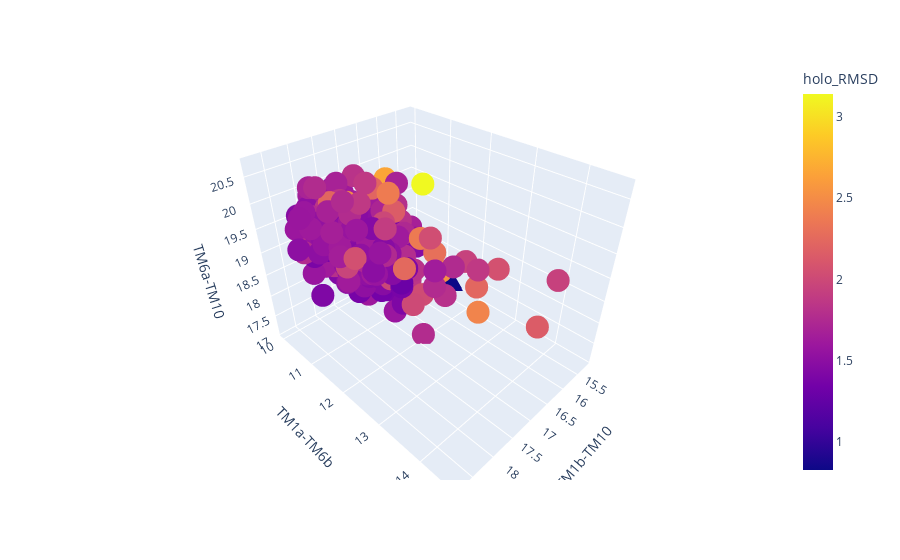

The code cell stored with this chart in its notebook:
### Code cell
import dash
import dash_core_components as dcc
import dash_html_components as html
from dash.dependencies import Input, Output
import plotly.express as px
app = dash.Dash(__name__)
fig = px.scatter_3d(ser333_disT_data1, 
        x='TM1b-TM10', y='TM1a-TM6b', z='TM6a-TM10',
        color="holo_RMSD")

fig.show()

### Figure 1 — Plotly figure (JSON) as saved in the notebook; plotly's stock layout.template omitted (floating-point values rounded to 4 significant figures; data arrays with more than 128 entries replaced by an {"elided": "..."} marker saying what was removed)
{"data": [{"hovertemplate": "TM1b-TM10=%{x}<br>TM1a-TM6b=%{y}<br>TM6a-TM10=%{z}<br>holo_RMSD=%{marker.color}<extra></extra>", "legendgroup": "", "marker": {"color": {"elided": "581 float values"}, "coloraxis": "coloraxis", "symbol": "circle"}, "mode": "markers", "name": "", "scene": "scene", "showlegend": false, "type": "scatter3d", "x": {"elided": "581 float values"}, "y": {"elided": "581 float values"}, "z": {"elided": "581 float values"}}], "layout": {"coloraxis": {"colorbar": {"title": {"text": "holo_RMSD"}}, "colorscale": [[0, "#0d0887"], [0.1111, "#46039f"], [0.2222, "#7201a8"], [0.3333, "#9c179e"], [0.4444, "#bd3786"], [0.5556, "#d8576b"], [0.6667, "#ed7953"], [0.7778, "#fb9f3a"], [0.8889, "#fdca26"], [1, "#f0f921"]]}, "legend": {"tracegroupgap": 0}, "margin": {"t": 60}, "scene": {"domain": {"x": [0, 1], "y": [0, 1]}, "xaxis": {"title": {"text": "TM1b-TM10"}}, "yaxis": {"title": {"text": "TM1a-TM6b"}}, "zaxis": {"title": {"text": "TM6a-TM10"}}}}}
